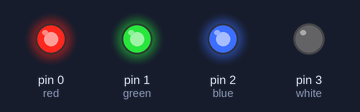
The sketch below on a simulated Arduino Uno, built with avr-gcc and run on an emulated ATmega328P. On the bench: output pins drawn as LEDs (lit = HIGH).

Above: at 7.1 s.
At 7.25 s:
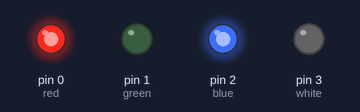
At 7.8 s:
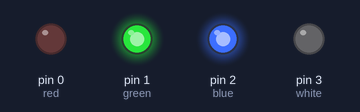
At 7.95 s:
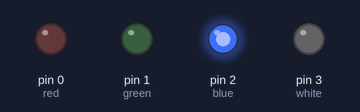
At 8.85 s:
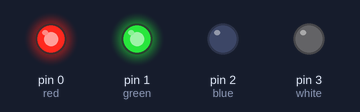
At 9.55 s:
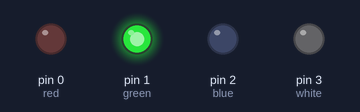
Timing chart, 0 to 10.2 s (numbered marks = the images above):
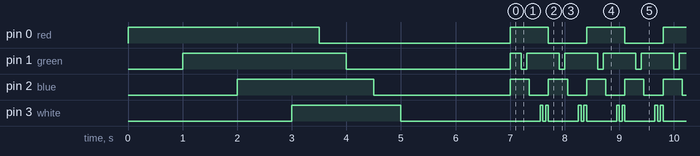

The sketch:

pumpkin_lights_new.ino
```cpp
int red = 0;
int green = 1;
int blue = 2;
int white = 3;
int rct = 1;
int flip = 1;

void setup() {
  // put your setup code here, to run once:
pinMode(red, OUTPUT);
pinMode(green, OUTPUT);
pinMode(blue, OUTPUT);
pinMode(white, OUTPUT);

digitalWrite(red, 1);
delay(1000);
digitalWrite(green, 1);
delay(1000);
digitalWrite(blue, 1);
delay(1000);
digitalWrite(white, 1);
delay(500);
digitalWrite(red, 0);
delay(500);
digitalWrite(green, 0);
delay(500);
digitalWrite(blue, 0);
delay(500);
digitalWrite(white, 0);
delay(2000);
}

void loop() {
  int cnt = 0;

  while(cnt < 3000, cnt++);
    {
      digitalWrite(red, rct);
    digitalWrite(green, 1);
    digitalWrite(blue, 1);
    delay(200);
    digitalWrite(green, 0);
    delay(100);
    digitalWrite(green, 1);
    delay(50);
    digitalWrite(blue, 0);
    delay(200);
    digitalWrite(white, 1);
    delay(50);
    digitalWrite(white, 0);
    delay(50);
    digitalWrite(white, 1);
    delay(50);
    digitalWrite(white, 0);
    digitalWrite(blue, 1);
    rct = rct - flip;
    flip = flip * -1;
    }
}
```

Measured:
- by itself, pin 0 (red): repeats every 1.4 s: HIGH 0.70 s, LOW 0.70 s
- by itself, pin 1 (green): goes LOW 3.0 s, HIGH 0.20 s, 46 × (LOW 0.10 s, HIGH 0.60 s), LOW 0.10 s, then HIGH
- by itself, pin 2 (blue): repeats every 0.70 s: HIGH 0.35 s, LOW 0.35 s
- by itself, pin 3 (white): repeats every 0.70 s: HIGH 0.05 s, LOW 0.05 s, HIGH 0.05 s, LOW 0.55 s
